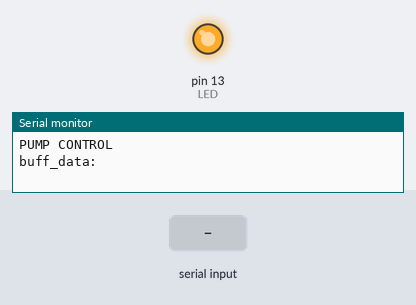
Bench run of a sketch on a simulated Arduino Uno, built with avr-gcc and run on an emulated ATmega328P. Shown: output pins drawn as LEDs (lit = HIGH), the last lines printed to the serial monitor. The test bench sets the inputs (shaded band).

Above: at 2.2 s.
2.3 s: "OFF" received over the second serial link
At 4.0 s:
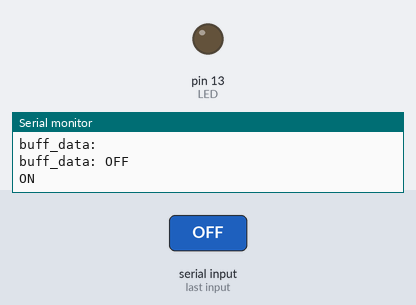
4.9 s: "ON" received over the second serial link
At 7.2 s:
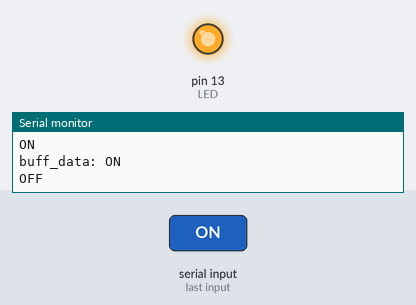
Timing chart, 0 to 8.7 s (numbered marks = the images above; inputs shaded):
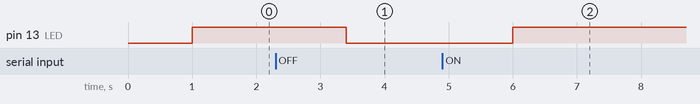

The sketch:

ON_OFF_LED.ino
```cpp
#include <SoftwareSerial.h>
SoftwareSerial gsm(2,3);
String buff_data;
const int LED = 13;

void setup() {
  gsm.begin(9600);
  Serial.begin(9600);
  Serial.println("PUMP CONTROL");

  delay(1000);

  pinMode(LED, OUTPUT);
  digitalWrite(LED, HIGH);
}

void loop() {
  showSMS();
  if ( buff_data == "ON")
  {
    digitalWrite(LED, HIGH);
      Serial.println("OFF");
    delay(1000);
  }
  if (buff_data == "OFF")
  {
    digitalWrite(LED, LOW);
      Serial.println("ON");
    delay(1000);
  }
}

void showSMS()
{
 buff_data = gsm.readString();
    delay(100);
    int str_len = buff_data.length() + 1;
    // Prepare the character array (the buffer)
    char char_array[str_len];
    Serial.print("buff_data: ");
    Serial.println(buff_data);
    // Copy it over
    buff_data.toCharArray(char_array, str_len);
}
```

Measured:
- after the input at 2.3 s, pin 13 (LED): HIGH → LOW after 1.1 s
- after the input at 4.9 s, pin 13 (LED): LOW → HIGH after 1.1 s
